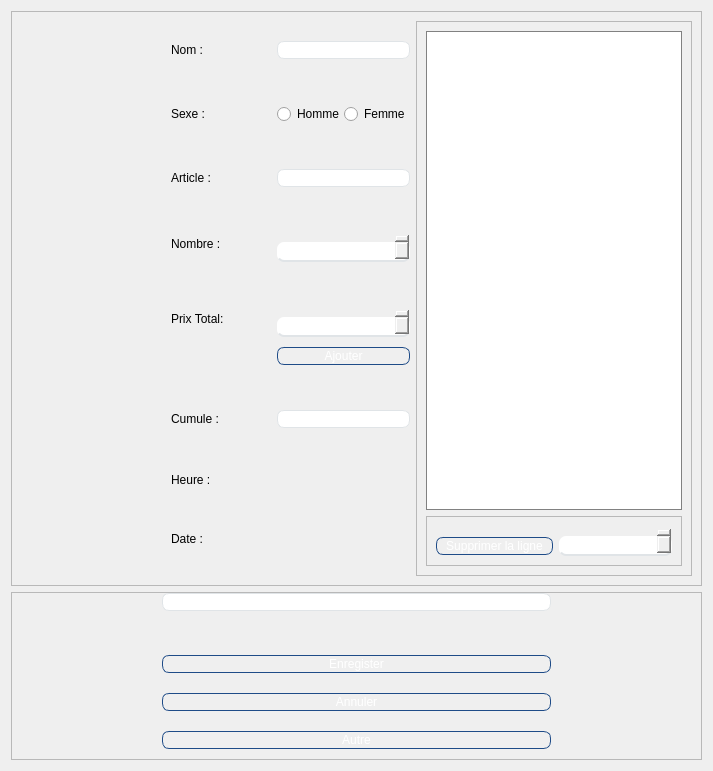
                       <widget class="QWidget" name="Formulaire">
                        <property name="styleSheet">
                         <string notr="true">QWidget{
	background-color: ;
}

QLabel#heading{
	color: #4c4c4c ;
	font-size : 18 px ;
	margin-bottom : 10 px ;
}
QLabel#subheading{
	color: #0f1925 ;
	font-size : 12 px ;
	font-weight : normal ;
	margin-bottom : 10px ;
}

QLineEdit{
	border-radius : 7px ;
	border : 1px solid #e0e4e7 ;
}
QLineEdit:focus
{
	border : 1px solid #1c3d70;
}
QLineEdit::placeholder{
	color : #b3b3b3
}

QPushButton {
	background-color : ;
	color : #fff ;
	border-radius : 7px ;
	border-left : 1px solid #1e4b87;
	border-right : 1px solid #1e4b87;
	border-bottom : 1px solid #1e4b87;
	border-top : 1px solid #1e4b87;
	padding : 1px 9px ;
	margin-top : 10 px ;
}
QPushButton:pressed , QTableWidget:pressed{
	background-color: #a7a7a7;
}

QPushButton:hover  , QTableWidget:hover{
	border-left : 2px solid #1c3d70;
	border-right : 2px solid #1c3d70;
	border-bottom : 2px solid #1c3d70;
}
QPushButton:focus , QTableWidget:focus{
	border-left : 2px solid #1c3d70;
	border-right : 2px solid #1c3d70;
	border-top : 2px solid #1c3d70;
	border-bottom : 2px solid #1c3d70 ;
}
QSpinBox {
	background-color : ;
	color : #fff ;
	border-radius : 7px ;
	border-bottom : 2px solid #e0e4e7;
	padding : 1px 9px ;
	margin-top : 10 px ;
}
QSpinBox:focus{
border-bottom : 1px solid #1c3d70 ;
}


</string>
                        </property>
                        <layout class="QVBoxLayout" name="verticalLayout_17">
                         <item>
                          <widget class="QFrame" name="frame_3">
                           <property name="sizePolicy">
                            <sizepolicy hsizetype="Expanding" vsizetype="Expanding">
                             <horstretch>0</horstretch>
                             <verstretch>0</verstretch>
                            </sizepolicy>
                           </property>
                           <property name="frameShape">
                            <enum>QFrame::StyledPanel</enum>
                           </property>
                           <property name="frameShadow">
                            <enum>QFrame::Raised</enum>
                           </property>
                           <layout class="QHBoxLayout" name="horizontalLayout_3">
                            <item>
                             <layout class="QFormLayout" name="formLayout_4">
                              <property name="horizontalSpacing">
                               <number>50</number>
                              </property>
                              <property name="verticalSpacing">
                               <number>45</number>
                              </property>
                              <property name="leftMargin">
                               <number>150</number>
                              </property>
                              <property name="topMargin">
                               <number>20</number>
                              </property>
                              <property name="rightMargin">
                               <number>0</number>
                              </property>
                              <property name="bottomMargin">
                               <number>30</number>
                              </property>
                              <item row="0" column="0">
                               <widget class="QLabel" name="label_7">
                                <property name="text">
                                 <string>Nom : </string>
                                </property>
                               </widget>
                              </item>
                              <item row="0" column="1">
                               <widget class="QLineEdit" name="nameEd"/>
                              </item>
                              <item row="1" column="0">
                               <widget class="QLabel" name="label_8">
                                <property name="text">
                                 <string>Sexe : </string>
                                </property>
                               </widget>
                              </item>
                              <item row="1" column="1">
                               <layout class="QHBoxLayout" name="horizontalLayout_2">
                                <item>
                                 <widget class="QRadioButton" name="maleRad">
                                  <property name="text">
                                   <string>Homme</string>
                                  </property>
                                 </widget>
                                </item>
                                <item>
                                 <widget class="QRadioButton" name="femaleRad">
                                  <property name="text">
                                   <string>Femme</string>
                                  </property>
                                 </widget>
                                </item>
                               </layout>
                              </item>
                              <item row="2" column="0">
                               <widget class="QLabel" name="label_9">
                                <property name="text">
                                 <string>Article :</string>
                                </property>
                               </widget>
                              </item>
                              <item row="2" column="1">
                               <widget class="QLineEdit" name="articleCon"/>
                              </item>
                              <item row="3" column="0">
                               <widget class="QLabel" name="label_10">
                                <property name="text">
                                 <string>Nombre :</string>
                                </property>
                               </widget>
                              </item>
                              <item row="3" column="1">
                               <widget class="QSpinBox" name="nbArticle"/>
                              </item>
                              <item row="4" column="0">
                               <widget class="QLabel" name="label_11">
                                <property name="text">
                                 <string>Prix Total: </string>
                                </property>
                               </widget>
                              </item>
                              <item row="4" column="1">
                               <layout class="QVBoxLayout" name="verticalLayout_20">
                                <item>
                                 <widget class="QSpinBox" name="prixTotal"/>
                                </item>
                                <item>
                                 <widget class="QPushButton" name="addBtn">
                                  <property name="text">
                                   <string>Ajouter</string>
                                  </property>
                                 </widget>
                                </item>
                               </layout>
                              </item>
                              <item row="6" column="0">
                               <widget class="QLabel" name="label_12">
                                <property name="text">
                                 <string>Heure : </string>
                                </property>
                               </widget>
                              </item>
                              <item row="6" column="1">
                               <widget class="QLabel" name="heureLab">
                                <property name="text">
                                 <string/>
                                </property>
                               </widget>
                              </item>
                              <item row="7" column="0">
                               <widget class="QLabel" name="label_24">
                                <property name="text">
                                 <string>Date : </string>
                                </property>
                               </widget>
                              </item>
                              <item row="7" column="1">
                               <widget class="QLabel" name="dateLab">
                                <property name="text">
                                 <string/>
                                </property>
                               </widget>
                              </item>
                              <item row="5" column="0">
                               <widget class="QLabel" name="label_13">
                                <property name="text">
                                 <string>Cumule : </string>
                                </property>
                               </widget>
                              </item>
                              <item row="5" column="1">
                               <widget class="QLineEdit" name="cumuleEd"/>
                              </item>
                             </layout>
                            </item>
                            <item>
                             <widget class="QFrame" name="frame_6">
                              <property name="frameShape">
                               <enum>QFrame::StyledPanel</enum>
                              </property>
                              <property name="frameShadow">
                               <enum>QFrame::Raised</enum>
                              </property>
                              <layout class="QVBoxLayout" name="verticalLayout_19">
                               <item>
                                <widget class="QTableWidget" name="tablelisteAchat">
                                 <property name="sizePolicy">
                                  <sizepolicy hsizetype="Expanding" vsizetype="Expanding">
                                   <horstretch>0</horstretch>
                                   <verstretch>0</verstretch>
                                  </sizepolicy>
                                 </property>
                                 <property name="styleSheet">
                                  <string notr="true">QHeaderView{ 
	background-color: #000000 ; color: black; 
} 

:hover{
	border-left : 1px solid #1c3d70;
	border-right : 1px solid #1c3d70;
	border-bottom : 1px solid #1c3d70;}</string>
                                 </property>
                                </widget>
                               </item>
                               <item>
                                <widget class="QFrame" name="frame_7">
                                 <property name="frameShape">
                                  <enum>QFrame::StyledPanel</enum>
                                 </property>
                                 <property name="frameShadow">
                                  <enum>QFrame::Raised</enum>
                                 </property>
                                 <layout class="QHBoxLayout" name="horizontalLayout_8">
                                  <item>
                                   <widget class="QPushButton" name="deleteLineBtn">
                                    <property name="styleSheet">
                                     <string notr="true">:hover,:focus{border-radius : 7px ;
border-left : 1px solid #6a0707;
border-right : 1px solid #6a0707;
border-bottom : 1px solid #6a0707;
border-top : 1px solid #6a0707;}</string>
                                    </property>
                                    <property name="text">
                                     <string>Supprimer la ligne</string>
                                    </property>
                                   </widget>
                                  </item>
                                  <item>
                                   <widget class="QSpinBox" name="lineNumber"/>
                                  </item>
                                 </layout>
                                </widget>
                               </item>
                              </layout>
                             </widget>
                            </item>
                           </layout>
                          </widget>
                         </item>
                         <item alignment="Qt::AlignBottom">
                          <widget class="QFrame" name="frame_4">
                           <property name="frameShape">
                            <enum>QFrame::StyledPanel</enum>
                           </property>
                           <property name="frameShadow">
                            <enum>QFrame::Raised</enum>
                           </property>
                           <layout class="QVBoxLayout" name="verticalLayout_18">
                            <property name="spacing">
                             <number>10</number>
                            </property>
                            <property name="leftMargin">
                             <number>150</number>
                            </property>
                            <property name="topMargin">
                             <number>0</number>
                            </property>
                            <property name="rightMargin">
                             <number>150</number>
                            </property>
                            <property name="bottomMargin">
                             <number>10</number>
                            </property>
                            <item>
                             <widget class="QLineEdit" name="lineEdit"/>
                            </item>
                            <item alignment="Qt::AlignBottom">
                             <widget class="QLabel" name="saveMsg">
                              <property name="text">
                               <string/>
                              </property>
                             </widget>
                            </item>
                            <item>
                             <widget class="QPushButton" name="saveFormBtn">
                              <property name="text">
                               <string>Enregister</string>
                              </property>
                             </widget>
                            </item>
                            <item>
                             <widget class="QPushButton" name="annulerFormBtn">
                              <property name="styleSheet">
                               <string notr="true">:hover,:focus{border-radius : 7px ;
border-left : 1px solid #6a0707;
border-right : 1px solid #6a0707;
border-bottom : 1px solid #6a0707;
border-top : 1px solid #6a0707;
}</string>
                              </property>
                              <property name="text">
                               <string>Annuler</string>
                              </property>
                             </widget>
                            </item>
                            <item>
                             <widget class="QPushButton" name="otherBtn">
                              <property name="text">
                               <string>Autre</string>
                              </property>
                             </widget>
                            </item>
                           </layout>
                          </widget>
                         </item>
                        </layout>
                       </widget>
